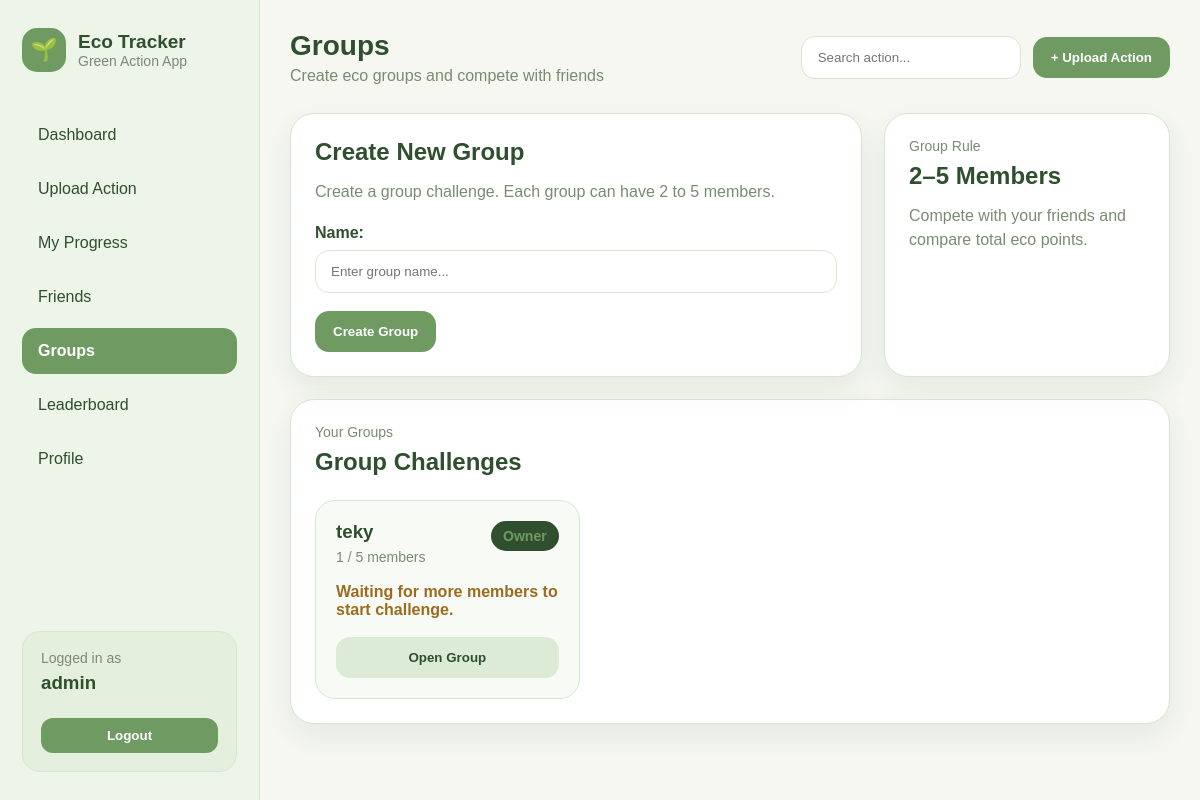
Screenshot of /groups/ (signed in) with the database file from the repository.
### tracker/models.py (models this page shows, shortened)
class EcoGroup(models.Model):
    name = models.CharField(max_length=100)
    owner = models.ForeignKey(
        User,
        on_delete=models.CASCADE,
        related_name="owned_groups"
    )
    members = models.ManyToManyField(
        User,
        through="GroupMember",
        related_name="eco_groups"
    )
    created_at = models.DateTimeField(auto_now_add=True)
    def member_count(self):
        return self.members.count()

### tracker/views.py (the view, shortened to what this page needs)
# urls.py: path("groups/", views.groups, name="groups"),
@login_required
def groups(request):
    form = EcoGroupForm()
    user_groups = (
        EcoGroup.objects
        .filter(members=request.user)
        .distinct()
        .order_by("-created_at")
    )
    context = {
        "page_title": "Groups",
        "page_subtitle": "Create eco groups and compete with friends",
        "form": form,
        "user_groups": user_groups,
    }
    return render(request, "pages/groups.html", context)

### tracker/forms.py
class EcoGroupForm(forms.ModelForm):
    class Meta:
        model = EcoGroup
        fields = ["name"]
        widgets = {
            "name": forms.TextInput(attrs={
                "placeholder": "Enter group name..."
            }),
        }

### templates/pages/groups.html (shortened to what this page needs)
{% extends "base.html" %}
{% block content %}
<div class="groups-layout">
    <div class="card form-card">
        <h2>Create New Group</h2>
        <p class="muted-text">
            Create a group challenge. Each group can have 2 to 5 members.
        </p>
        <form method="post" class="eco-form">
            {{ form.as_p }}
            <button type="submit" class="upload-btn">Create Group</button>
        </form>
    </div>
    <div class="card">
        <p class="card-label">Group Rule</p>
        <h2>2–5 Members</h2>
        <p class="muted-text">
            Compete with your friends and compare total eco points.
        </p>
    </div>
</div>
<div class="card">
    <div class="card-header">
        <div>
            <p class="card-label">Your Groups</p>
            <h2>Group Challenges</h2>
        </div>
    </div>
    <div class="group-grid">
        {% for group in user_groups %}
            <div class="group-card-item">
                <div class="group-card-header">
                    <div>
                        <h3>{{ group.name }}</h3>
                        <p>{{ group.member_count }} / 5 members</p>
                    </div>
                    {% if group.owner == user %}
                        <span class="owner-badge">Owner</span>
                    {% else %}
                        <span class="member-badge">Member</span>
                    {% endif %}
                </div>
                {% if group.member_count < 2 %}
                    <p class="challenge-status warning-text">
                        Waiting for more members to start challenge.
                    </p>
                {% else %}
                    <p class="challenge-status success-text">
                        Challenge active.
                    </p>
                {% endif %}
                <a href="{% url 'group_detail' group.id %}">
                    <button class="secondary-btn full-btn">Open Group</button>
                </a>
            </div>
        {% empty %}
            <p class="empty-text">You are not in any group yet.</p>
        {% endfor %}
    </div>
</div>
{% endblock %}

### templates/components/sidebar.html (shortened to what this page needs)
<aside class="sidebar">
    <div class="brand">
        <div class="brand-logo">🌱</div>
        <div>
            <h2>Eco Tracker</h2>
            <p>Green Action App</p>
        </div>
    </div>
    <nav class="sidebar-menu">
        <a class="{% if request.resolver_match.url_name == 'dashboard' %}active{% endif %}" href="{% url 'dashboard' %}">
            Dashboard
        </a>
        <a class="{% if request.resolver_match.url_name == 'upload_action' %}active{% endif %}" href="{% url 'upload_action' %}">
            Upload Action
        </a>
        <a class="{% if request.resolver_match.url_name == 'my_progress' %}active{% endif %}" href="{% url 'my_progress' %}">
            My Progress
        </a>
        <a class="{% if request.resolver_match.url_name == 'friends' %}active{% endif %}" href="{% url 'friends' %}">
            Friends
        </a>
        <a class="{% if request.resolver_match.url_name == 'groups' %}active{% endif %}" href="{% url 'groups' %}">
            Groups
        </a>
        <a class="{% if request.resolver_match.url_name == 'leaderboard' %}active{% endif %}" href="{% url 'leaderboard' %}">
            Leaderboard
        </a>
        <a class="{% if request.resolver_match.url_name == 'profile' %}active{% endif %}" href="{% url 'profile' %}">
            Profile
        </a>
    </nav>
    <div class="sidebar-bottom">
        {% if user.is_authenticated %}
            <p>Logged in as</p>
            <h3>{{ user.username }}</h3>
            <form method="post" action="{% url 'logout' %}">
                <button class="logout-btn">Logout</button>
            </form>
        {% endif %}
    </div>
</aside>

### static/css/style.css (style rules this page uses)
:root { --bg: #f5f7f0; --panel: #ffffff; --panel-soft: #edf4e8; --green: #6f9b63; --green-dark: #2f4f2f; --green-light: #dcebd5; --text: #263626; --muted: #7a8b72; --border: #d9e5d1; --danger-bg: #f1d0d0; --danger-text: #8b2f2f; --warning-bg: #fff4d6; --warning-text: #8a6500; --success-bg: #e2f4df; --success-text: #2f6b2f; --shadow: 0 12px 30px rgba(50, 80, 45, 0.08); }
* { margin: 0; padding: 0; box-sizing: border-box; }
body { font-family: Arial, sans-serif; background: var(--bg); color: var(--text); }
a { text-decoration: none; }
button { cursor: pointer; }
.sidebar { width: 260px; background: var(--panel-soft); border-right: 1px solid var(--border); padding: 28px 22px; display: flex; flex-direction: column; }
.brand { display: flex; align-items: center; gap: 12px; margin-bottom: 40px; }
.brand-logo { width: 44px; height: 44px; background: var(--green); color: white; display: grid; place-items: center; border-radius: 15px; font-size: 22px; }
.brand h2 { font-size: 19px; color: var(--green-dark); }
.brand p { color: var(--muted); font-size: 14px; }
.sidebar-menu { display: flex; flex-direction: column; gap: 8px; }
.sidebar-menu a { color: var(--green-dark); padding: 14px 16px; border-radius: 14px; transition: 0.2s; }
.sidebar-menu a.active { background: var(--green); color: white; font-weight: bold; }
.sidebar-bottom { margin-top: auto; background: #e4efdd; border: 1px solid var(--border); border-radius: 18px; padding: 18px; }
.sidebar-bottom p { color: var(--muted); font-size: 14px; }
.sidebar-bottom h3 { margin: 6px 0 12px; color: var(--green-dark); }
.logout-btn { margin-top: 12px; width: 100%; border: none; background: var(--green); color: white; padding: 10px; border-radius: 12px; font-weight: bold; }
.upload-btn, .secondary-btn, .small-btn, .danger-btn { border: none; border-radius: 14px; cursor: pointer; font-weight: bold; }
.upload-btn { background: var(--green); color: white; padding: 13px 18px; }
.secondary-btn { background: var(--green-light); color: var(--green-dark); padding: 13px 18px; }
.full-btn { width: 100%; }
.card { background: var(--panel); border: 1px solid var(--border); border-radius: 24px; padding: 24px; box-shadow: var(--shadow); }
.card-label { color: var(--muted); font-size: 14px; margin-bottom: 8px; }
.card h2 { color: var(--green-dark); }
.card span { color: var(--green); font-size: 14px; }
.card-header { display: flex; justify-content: space-between; align-items: flex-start; gap: 16px; }
.muted-text { color: var(--muted); margin-top: 14px; line-height: 1.5; }
.form-card { max-width: 650px; }
.eco-form { margin-top: 20px; }
.eco-form p { margin-bottom: 18px; }
.eco-form label { display: block; margin-bottom: 8px; font-weight: bold; color: var(--green-dark); }
.eco-form input, .eco-form select, .eco-form textarea { width: 100%; padding: 13px 15px; border: 1px solid var(--border); border-radius: 14px; outline: none; background: white; }
.groups-layout { display: grid; grid-template-columns: 2fr 1fr; gap: 22px; margin-bottom: 22px; }
.group-grid { margin-top: 24px; display: grid; grid-template-columns: repeat(3, 1fr); gap: 18px; }
.group-card-item { background: #f8fbf5; border: 1px solid var(--border); border-radius: 20px; padding: 20px; }
.group-card-header { display: flex; justify-content: space-between; gap: 14px; margin-bottom: 18px; }
.group-card-header h3 { color: var(--green-dark); margin-bottom: 6px; }
.group-card-header p { color: var(--muted); font-size: 14px; }
.owner-badge, .member-badge { padding: 7px 12px; border-radius: 999px; font-size: 13px; font-weight: bold; height: fit-content; }
.owner-badge { background: var(--green-dark); color: white; }
.challenge-status { margin-bottom: 18px; font-weight: bold; }
.warning-text { color: #9c6b1f; }

### rows the page displays
EcoGroup: name "teky", member_count "1", shows "Owner", shows "Waiting for more members to start challenge."

### other values shown
{{ user.username }} "admin"
{{ page_title|default:"Dashboard" }} "Groups"
{{ page_subtitle|default:"Track your environmental actions and progress" }} "Create eco groups and compete with friends"
